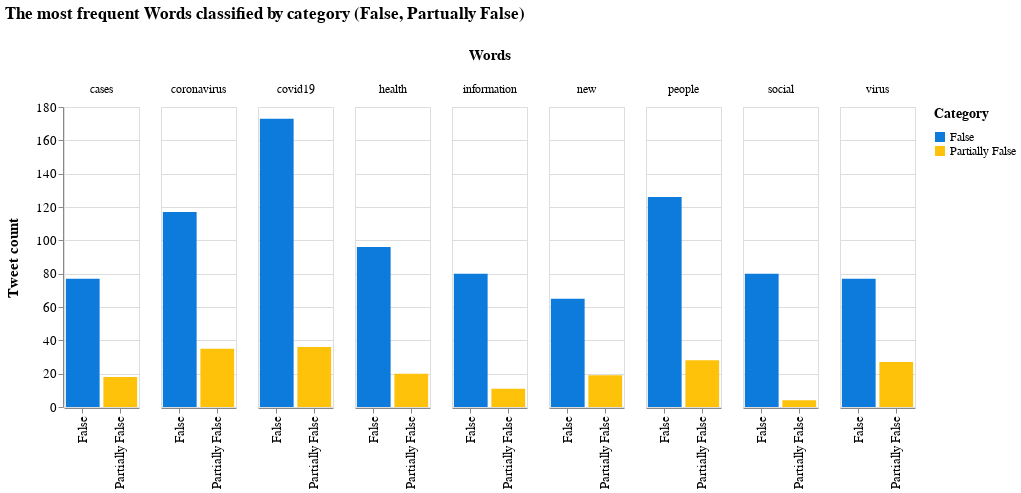

Notebook code for this chart:
### Markdown cell above
Let's create the chart:

### Code cell
fdist = dict(nltk.FreqDist(comment_words))


df = pd.DataFrame.from_dict(fdist, orient='index').reset_index()
df = df.rename(columns={'index':'Words', 0:'Count'})
col_one_list = df['Words'].tolist()
col_two_list = df['Count'].tolist()
typelist=[]
namelist=[]

index = 0

count_false = [0] * len(col_one_list)
count_part = [0] * len(col_one_list)

for el in col_one_list:
    tok = el.split()
    namelist.append(tok[0])
    if tok[0] in namelist:
        indx = namelist.index(tok[0])
        if tok[1] == "false":
            count_false[indx] = col_two_list[index]
        elif tok[1] == "partiallyfalse":
            count_part[indx] = col_two_list[index]
        else:
            print("errore count")
    index = index + 1

i=0
for el in col_two_list:
    col_two_list[i] = count_false[i] + count_part[i]
    i = i + 1

df['Words']=namelist
df['False']=count_false
df['Partially False']=count_part
del df['Count']
df['Count'] = df['False'] + df['Partially False']
#df = df.sort_values(by=['Count'],ascending=[False])

range_ = ["#0C7BDC","#FFC20A"]


bars = alt.Chart(df).transform_fold(
    ['False', 'Partially False']
).mark_bar().encode(
    x=alt.X('key:N',title=None),
    y=alt.Y('value:Q',title="Tweet count"),
    color=alt.Color('key:N', scale=alt.Scale(range=range_),title="Category"),
    column="Words:N"
).transform_filter(
    alt.FieldRangePredicate(field='Count', range=[80, 212])
).properties(
    title="The most frequent Words classified by category (False, Partually False)", 
    width=75
).configure_title(
    fontSize=17,
    offset=25
).configure_axis(
    labelFontSize=13,
    titleFontSize=15,
    titlePadding=15
).configure_legend(
    titleFontSize=14,
    labelFontSize=12,
    titlePadding=10
).configure_header(
    titleFontSize=15,
    labelFontSize=12
)

bars

### Figure 1 — Vega-Lite specification as saved in the notebook (floating-point values rounded to 4 significant figures; data arrays with more than 128 entries replaced by an {"elided": "..."} marker saying what was removed)
{"config": {"view": {"continuousWidth": 400, "continuousHeight": 300}, "axis": {"labelFontSize": 13, "titleFontSize": 15, "titlePadding": 15}, "header": {"labelFontSize": 12, "titleFontSize": 15}, "legend": {"labelFontSize": 12, "titleFontSize": 14, "titlePadding": 10}, "title": {"fontSize": 17, "offset": 25}}, "data": {"name": "data-32ee49bf8cd46523d9bb1d51c5542299"}, "mark": "bar", "encoding": {"color": {"type": "nominal", "field": "key", "scale": {"range": ["#0C7BDC", "#FFC20A"]}, "title": "Category"}, "column": {"type": "nominal", "field": "Words"}, "x": {"type": "nominal", "field": "key", "title": null}, "y": {"type": "quantitative", "field": "value", "title": "Tweet count"}}, "title": "The most frequent Words classified by category (False, Partually False)", "transform": [{"fold": ["False", "Partially False"]}, {"filter": {"field": "Count", "range": [80, 212]}}], "width": 75, "$schema": "https://vega.github.io/schema/vega-lite/v4.8.1.json", "datasets": {"data-32ee49bf8cd46523d9bb1d51c5542299": {"elided": "8847 records"}}}
